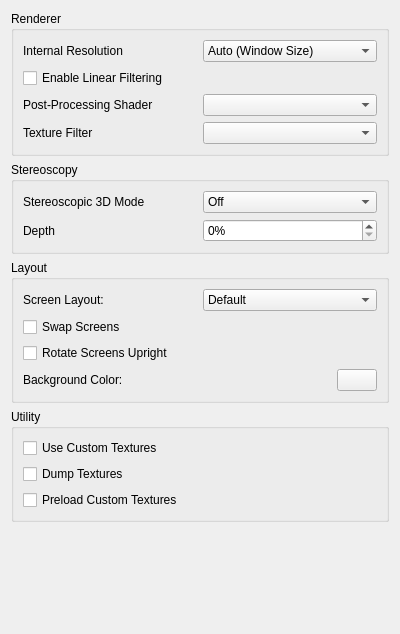
<?xml version="1.0" encoding="UTF-8"?>
<ui version="4.0">
 <class>ConfigureEnhancements</class>
 <widget class="QWidget" name="ConfigureEnhancements">
  <property name="geometry">
   <rect>
    <x>0</x>
    <y>0</y>
    <width>400</width>
    <height>634</height>
   </rect>
  </property>
  <property name="minimumSize">
   <size>
    <width>0</width>
    <height>0</height>
   </size>
  </property>
  <property name="windowTitle">
   <string>Form</string>
  </property>
  <layout class="QVBoxLayout" name="verticalLayout">
   <item>
    <widget class="QGroupBox" name="rendererBox">
     <property name="title">
      <string>Renderer</string>
     </property>
     <layout class="QVBoxLayout" name="verticalLayout_6">
      <item>
       <layout class="QHBoxLayout" name="horizontalLayout">
        <item>
         <widget class="QLabel" name="label">
          <property name="text">
           <string>Internal Resolution</string>
          </property>
         </widget>
        </item>
        <item>
         <widget class="QComboBox" name="resolution_factor_combobox">
          <item>
           <property name="text">
            <string>Auto (Window Size)</string>
           </property>
          </item>
          <item>
           <property name="text">
            <string>Native (400x240)</string>
           </property>
          </item>
          <item>
           <property name="text">
            <string>2x Native (800x480)</string>
           </property>
          </item>
          <item>
           <property name="text">
            <string>3x Native (1200x720)</string>
           </property>
          </item>
          <item>
           <property name="text">
            <string>4x Native (1600x960)</string>
           </property>
          </item>
          <item>
           <property name="text">
            <string>5x Native (2000x1200)</string>
           </property>
          </item>
          <item>
           <property name="text">
            <string>6x Native (2400x1440)</string>
           </property>
          </item>
          <item>
           <property name="text">
            <string>7x Native (2800x1680)</string>
           </property>
          </item>
          <item>
           <property name="text">
            <string>8x Native (3200x1920)</string>
           </property>
          </item>
          <item>
           <property name="text">
            <string>9x Native (3600x2160)</string>
           </property>
          </item>
          <item>
           <property name="text">
            <string>10x Native (4000x2400)</string>
           </property>
          </item>
         </widget>
        </item>
       </layout>
      </item>
      <item>
       <widget class="QCheckBox" name="toggle_linear_filter">
        <property name="text">
         <string>Enable Linear Filtering</string>
        </property>
       </widget>
      </item>
      <item>
       <layout class="QHBoxLayout" name="horizontalLayout_11">
        <item>
         <widget class="QLabel" name="label_2">
          <property name="text">
           <string>Post-Processing Shader</string>
          </property>
         </widget>
        </item>
        <item>
         <widget class="QComboBox" name="shader_combobox"/>
        </item>
       </layout>
      </item>
      <item>
       <layout class="QHBoxLayout" name="horizontalLayout_3">
        <item>
         <widget class="QLabel" name="label_5">
          <property name="text">
           <string>Texture Filter</string>
          </property>
         </widget>
        </item>
        <item>
         <widget class="QComboBox" name="texture_filter_combobox"/>
        </item>
       </layout>
      </item>
     </layout>
    </widget>
   </item>
   <item>
    <widget class="QGroupBox" name="groupBox">
     <property name="title">
      <string>Stereoscopy</string>
     </property>
     <layout class="QVBoxLayout" name="verticalLayout_4">
      <item>
       <layout class="QHBoxLayout" name="horizontalLayout_5">
        <item>
         <widget class="QLabel" name="label_4">
          <property name="text">
           <string>Stereoscopic 3D Mode</string>
          </property>
         </widget>
        </item>
        <item>
         <widget class="QComboBox" name="render_3d_combobox">
          <item>
           <property name="text">
            <string>Off</string>
           </property>
          </item>
          <item>
           <property name="text">
            <string>Side by Side - Half</string>
           </property>
          </item>
          <item>
           <property name="text">
            <string>Side by Side - Full</string>
           </property>
          </item>
          <item>
           <property name="text">
            <string>Anaglyph</string>
           </property>
          </item>
          <item>
           <property name="text">
            <string>Interlaced</string>
           </property>
          </item>
          <item>
           <property name="text">
            <string>Reverse Interlaced</string>
           </property>
          </item>
         </widget>
        </item>
       </layout>
      </item>
      <item>
       <layout class="QHBoxLayout" name="horizontalLayout_7">
        <item>
         <widget class="QLabel" name="label_3">
          <property name="text">
           <string>Depth</string>
          </property>
         </widget>
        </item>
        <item>
         <widget class="QSpinBox" name="factor_3d">
          <property name="suffix">
           <string>%</string>
          </property>
          <property name="minimum">
           <number>0</number>
          </property>
          <property name="maximum">
           <number>100</number>
          </property>
          <property name="value">
           <number>0</number>
          </property>
         </widget>
        </item>
       </layout>
      </item>
     </layout>
    </widget>
   </item>
   <item>
    <widget class="QGroupBox" name="layoutBox">
     <property name="title">
      <string>Layout</string>
     </property>
     <layout class="QVBoxLayout" name="verticalLayout_3">
      <item>
       <layout class="QHBoxLayout" name="horizontalLayout_4">
        <item>
         <widget class="QLabel" name="label1">
          <property name="text">
           <string>Screen Layout:</string>
          </property>
         </widget>
        </item>
        <item>
         <widget class="QComboBox" name="layout_combobox">
          <item>
           <property name="text">
            <string>Default</string>
           </property>
          </item>
          <item>
           <property name="text">
            <string>Single Screen</string>
           </property>
          </item>
          <item>
           <property name="text">
            <string>Large Screen</string>
           </property>
          </item>
          <item>
           <property name="text">
            <string>Side by Side</string>
           </property>
          </item>
         </widget>
        </item>
       </layout>
      </item>
      <item>
       <widget class="QCheckBox" name="swap_screen">
        <property name="text">
         <string>Swap Screens</string>
        </property>
       </widget>
      </item>
      <item>
       <widget class="QCheckBox" name="upright_screen">
        <property name="text">
         <string>Rotate Screens Upright</string>
        </property>
       </widget>
      </item>
      <item>
       <layout class="QHBoxLayout" name="horizontalLayout_6">
        <item>
         <widget class="QLabel" name="bg_label">
          <property name="text">
           <string>Background Color:</string>
          </property>
         </widget>
        </item>
        <item>
         <widget class="QPushButton" name="bg_button">
          <property name="maximumSize">
           <size>
            <width>40</width>
            <height>16777215</height>
           </size>
          </property>
         </widget>
        </item>
       </layout>
      </item>
     </layout>
    </widget>
   </item>
   <item>
    <widget class="QGroupBox" name="utilityBox">
     <property name="title">
      <string>Utility</string>
     </property>
     <layout class="QVBoxLayout" name="verticalLayout_8">
      <item>
       <widget class="QCheckBox" name="toggle_custom_textures">
        <property name="toolTip">
         <string>&lt;html&gt;&lt;head/&gt;&lt;body&gt;&lt;p&gt;Replace textures with PNG files.&lt;/p&gt;&lt;p&gt;Textures are loaded from load/textures/[Title ID]/.&lt;/p&gt;&lt;/body&gt;&lt;/html&gt;</string>
        </property>
        <property name="text">
         <string>Use Custom Textures</string>
        </property>
       </widget>
      </item>
      <item>
       <widget class="QCheckBox" name="toggle_dump_textures">
        <property name="toolTip">
         <string>&lt;html&gt;&lt;head/&gt;&lt;body&gt;&lt;p&gt;Dump textures to PNG files.&lt;/p&gt;&lt;p&gt;Textures are dumped to dump/textures/[Title ID]/.&lt;/p&gt;&lt;/body&gt;&lt;/html&gt;</string>
        </property>
        <property name="text">
         <string>Dump Textures</string>
        </property>
       </widget>
      </item>
      <item>
       <widget class="QCheckBox" name="toggle_preload_textures">
        <property name="toolTip">
         <string>&lt;html&gt;&lt;head/&gt;&lt;body&gt;&lt;p&gt;Load all custom textures into memory on boot, instead of loading them when the game requires them.&lt;/p&gt;&lt;/body&gt;&lt;/html&gt;</string>
        </property>
        <property name="text">
         <string>Preload Custom Textures</string>
        </property>
       </widget>
      </item>
     </layout>
    </widget>
   </item>
   <item>
    <spacer name="verticalSpacer">
     <property name="orientation">
      <enum>Qt::Vertical</enum>
     </property>
     <property name="sizeHint" stdset="0">
      <size>
       <width>20</width>
       <height>165</height>
      </size>
     </property>
    </spacer>
   </item>
  </layout>
 </widget>
 <tabstops>
  <tabstop>resolution_factor_combobox</tabstop>
  <tabstop>toggle_linear_filter</tabstop>
  <tabstop>shader_combobox</tabstop>
  <tabstop>texture_filter_combobox</tabstop>
  <tabstop>render_3d_combobox</tabstop>
  <tabstop>factor_3d</tabstop>
  <tabstop>layout_combobox</tabstop>
  <tabstop>swap_screen</tabstop>
  <tabstop>upright_screen</tabstop>
  <tabstop>bg_button</tabstop>
  <tabstop>toggle_custom_textures</tabstop>
  <tabstop>toggle_dump_textures</tabstop>
  <tabstop>toggle_preload_textures</tabstop>
 </tabstops>
 <resources/>
 <connections/>
</ui>
